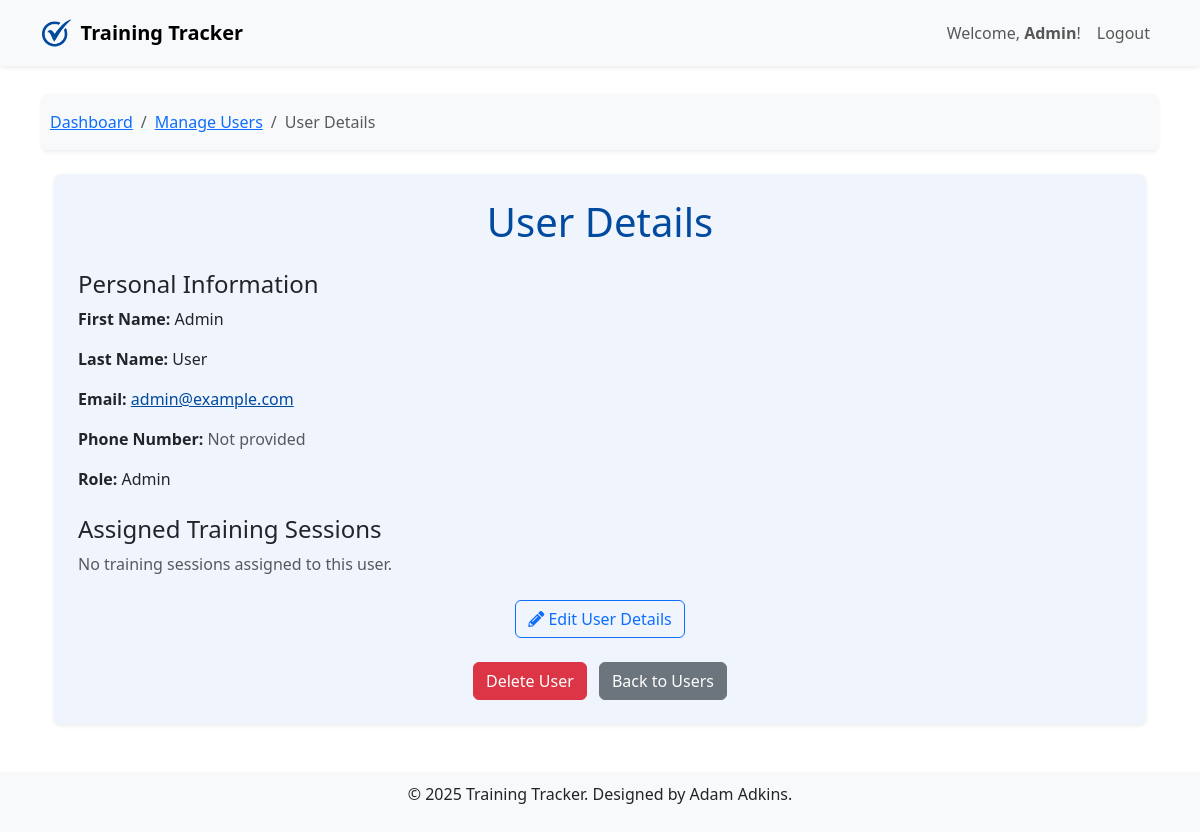
The app's page /admin/user/1 (signed in), older data.
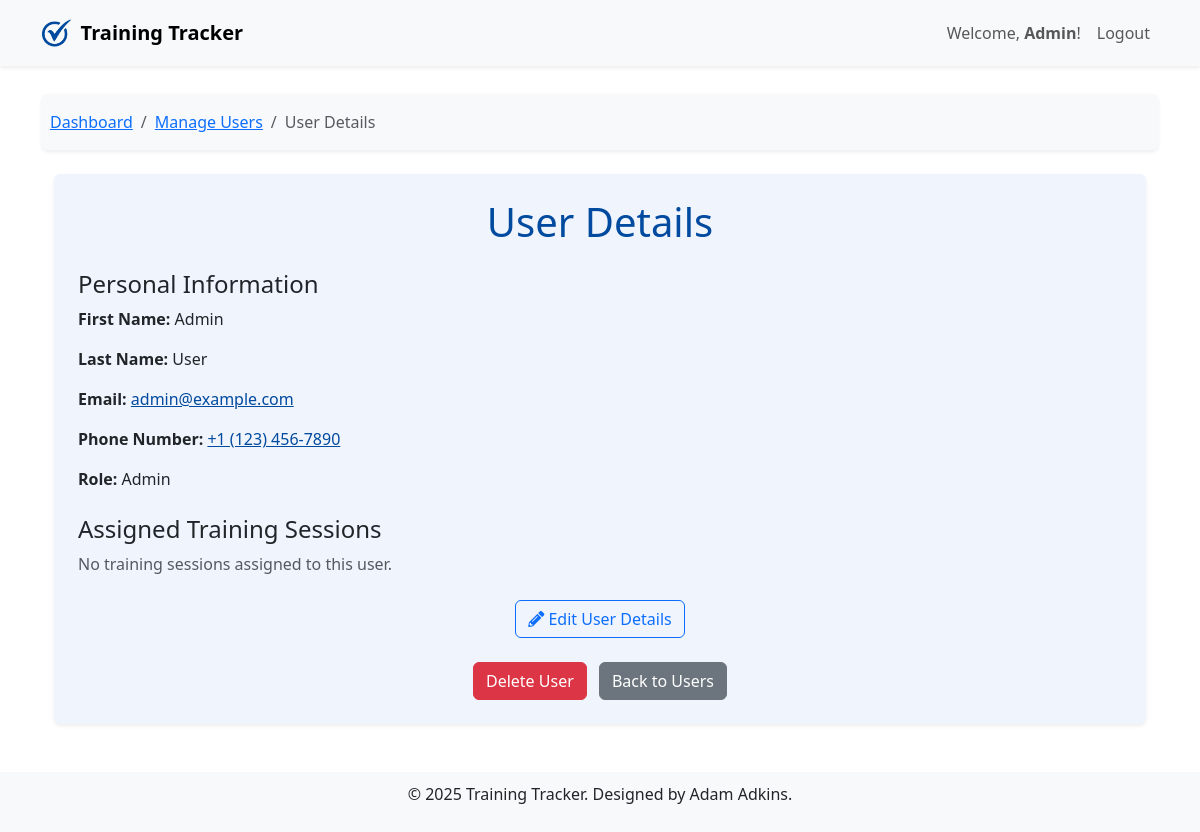
The same page, newer data.
### app.py (models this page shows)
class User(db.Model, UserMixin):
    id = db.Column(db.Integer, primary_key=True)
    username = db.Column(db.String(80), unique=True, nullable=False)
    first_name = db.Column(db.String(50), nullable=False)
    last_name = db.Column(db.String(50), nullable=False)
    email = db.Column(db.String(120), unique=True, nullable=False)
    phone_number = db.Column(db.String(15), nullable=True)
    password = db.Column(db.String(120), nullable=False)
    role = db.Column(db.String(20), nullable=False)
    is_active = db.Column(db.Boolean, default=False)
    is_deleted = db.Column(db.Boolean, default=False)  # New field to mark deleted users

### app.py (the view)
@app.route('/admin/user/<int:user_id>', methods=['GET'])
@login_required
def user_details(user_id):
    if current_user.role != 'admin':
        return "Unauthorized", 403
    user = User.query.get_or_404(user_id)
    assigned_sessions = TrainingAssignment.query.filter_by(trainer_id=user_id).all()
    return render_template('user_details.html', user=user, assigned_sessions=assigned_sessions)

### app.py (called while the page is built)
@login_manager.user_loader
def load_user(user_id):
    return db.session.get(User, int(user_id))

@app.template_filter('format_phone')
def format_phone(value):
    if not value or len(value) != 10 or not value.isdigit():
        return value  # Return unformatted if input is invalid
    return f"+1 ({value[:3]}) {value[3:6]}-{value[6:]}"

@app.context_processor
def inject_timezone():
    est_timezone = timezone('US/Eastern')
    return {'est_timezone': est_timezone}

### templates/user_details.html (shortened to what this page needs)
{% extends "base.html" %}
{% block breadcrumbs %}
<nav aria-label="breadcrumb" class="bg-light p-2 rounded shadow-sm">
    <ol class="breadcrumb">
        <li class="breadcrumb-item"><a href="/dashboard">Dashboard</a></li>
        <li class="breadcrumb-item"><a href="/admin/users">Manage Users</a></li>
        <li class="breadcrumb-item active" aria-current="page">User Details</li>
    </ol>
</nav>
{% endblock %}
{% block content %}
<div class="container mt-4">
    <div class="p-4 rounded shadow-sm" style="background-color: #f0f4fc;">
        <h1 class="text-center mb-4" style="color: #004a9f;">User Details</h1>
        <div class="mb-4">
            <h4>Personal Information</h4>
            <p><strong>First Name:</strong> {{ user.first_name }}</p>
            <p><strong>Last Name:</strong> {{ user.last_name }}</p>
            <p>
                <strong>Email:</strong>
                <a href="mailto:{{ user.email }}" style="color: #004a9f;">{{ user.email }}</a>
            </p>
            <p>
                <strong>Phone Number:</strong>
                {% if user.phone_number %}
                <a href="tel:{{ user.phone_number }}" style="color: #004a9f;">
                    {{ user.phone_number|format_phone }}
                </a>
                {% else %}
                <span class="text-muted">Not provided</span>
                {% endif %}
            </p>
            <p><strong>Role:</strong> {{ user.role.capitalize() }}</p>
        </div>
        <div class="mb-4">
            <h4>Assigned Training Sessions</h4>
            {% if assigned_sessions %}
            <table class="table table-striped">
                <thead class="table-primary" style="color: #004a9f;">
                <tr>
                    <th>Team Member</th>
                    <th>Position</th>
                    <th>Date</th>
                    <th>Timeframe</th>
                    <th>Actions</th>
                </tr>
                </thead>
                <tbody>
                {% for session in assigned_sessions %}
                <tr>
                    <td>{{ session.team_member.name }}</td>
                    <td>{{ session.position.name }}</td>
                    <td>{{ session.date.strftime('%Y-%m-%d') }}</td>
                    <td>{{ session.timeframe }}</td>
                    <td>
                        <form method="POST" action="/admin/unassign-session/{{ session.id }}" onsubmit="return confirm('Are you sure you want to unassign this session?');" style="display:inline-block;">
                            <button type="submit" class="btn btn-danger btn-sm">Unassign</button>
                        </form>
                    </td>
                </tr>
                {% endfor %}
                </tbody>
            </table>
            {% else %}
            <p class="text-muted">No training sessions assigned to this user.</p>
            {% endif %}
        </div>
        <div class="text-center mb-4">
            <button id="toggleEditForm" class="btn btn-outline-primary">
                <i class="fas fa-pencil-alt"></i> Edit User Details
            </button>
        </div>
        <div class="text-center">
            <form method="POST" action="/admin/delete-user/{{ user.id }}" onsubmit="return confirm('Are you sure you want to delete {{ user.first_name }} {{ user.last_name }}?');" style="display:inline-block;">
                <button type="submit" class="btn btn-danger me-2">Delete User</button>
            </form>
            <a href="/admin/users" class="btn btn-secondary">Back to Users</a>
        </div>
    </div>
</div>
{% endblock %}

### templates/base.html (shortened to what this page needs)
<!DOCTYPE html>
<html lang="en">
<head>
    <link href="https://cdnjs.cloudflare.com/ajax/libs/font-awesome/5.15.4/css/all.min.css" rel="stylesheet">
    <link rel="stylesheet" href="https://cdn.jsdelivr.net/npm/bootstrap@5.3.0/dist/css/bootstrap.min.css">
    <link href="https://cdn.jsdelivr.net/npm/fullcalendar@5.11.3/main.min.css" rel="stylesheet">
</head>
<body>
<nav class="navbar navbar-expand-lg navbar-light bg-light shadow-sm fixed-top">
    <div class="container">
        <a class="navbar-brand" href="/">
            <img src="{{ url_for('static', filename='images/TT-removebg-preview.png') }}" alt="Training Tracker Logo">
            Training Tracker
        </a>
        <div class="collapse navbar-collapse" id="navbarNav">
            <ul class="navbar-nav ms-auto">
                {% if current_user.is_authenticated %}
                    <li class="nav-item">
                        <span class="nav-link">Welcome, <strong>{{ current_user.first_name }}</strong>!</span>
                    </li>
                    <li class="nav-item">
                        <a class="nav-link" href="/logout">Logout</a>
                    </li>
                {% else %}
                    <li class="nav-item">
                        <a class="nav-link" href="/login">Login</a>
                    </li>
                {% endif %}
            </ul>
        </div>
    </div>
</nav>
<main>
    <div class="container mt-4">
        {% block breadcrumbs %}
        {% endblock %}
        {% block content %}
        {% endblock %}
    </div>
</main>
<footer class="text-center mt-5">
    <p>&copy; {{ year | default(2025) }} Training Tracker. Designed by Adam Adkins.</p>
</footer>
</body>
</html>

### templates/base.html (style rules this page uses)
body { display: flex; flex-direction: column; min-height: 100vh; }
main { flex: 1; margin-top: 70px; }
footer { background-color: #f8f9fa; padding: 10px 0; }
.navbar-brand { font-weight: bold; font-size: 1.25rem; display: flex; align-items: center; }
.navbar-brand img { max-height: 40px; margin-right: 10px; }
.breadcrumb { background: none; margin-bottom: 0; padding: 0.5rem 0; }

Row changes from the older to the newer data that the page shows:
changed User "Admin": phone_number (not shown) → "+1 (123) 456-7890"
Text that changed along with them:
text no longer shown: "Not provided"
